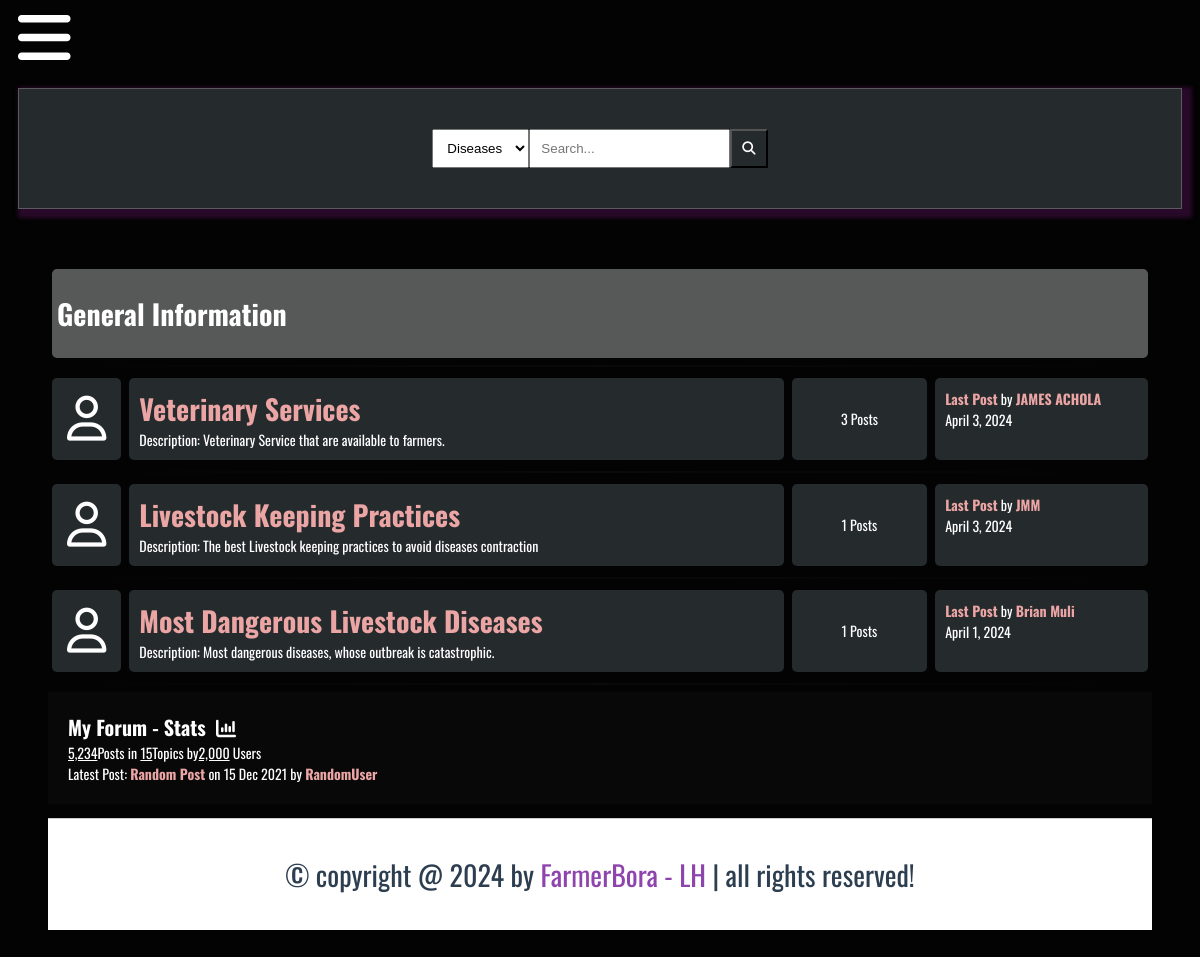
The app's page /forum/ with its own data.
### FarmerBora_App/models.py (models this page shows, shortened)
class Category(models.Model):
    title = models.CharField(max_length=100)
    slug = models.SlugField(max_length=400, unique=True, blank=True)
    description = models.TextField(default="description")
    class Meta:
        verbose_name_plural = "Categories"
    def get_url(self):
        return reverse("posts", kwargs={"slug": self.slug})
    @property
    def num_posts(self):
        return Post.objects.filter(categories=self).count()
    @property
    def last_post(self):
        return Post.objects.filter(categories=self).latest("date")

class Post(models.Model):
    title = models.CharField(max_length=100)
    slug = models.SlugField(max_length=400, unique=True, blank=True)
    user = models.ForeignKey(Author, on_delete=models.CASCADE)
    content = HTMLField()
    categories = models.ManyToManyField(Category)
    date = models.DateTimeField(auto_now_add=True)
    approved = models.BooleanField(default=False)
    hit_count_generic = GenericRelation(
        HitCount,
        object_id_field="object_pk",
        related_query_name="hit_count_generic_relation",
    )
    tags = TaggableManager()
    comments = models.ManyToManyField(Comment, blank=True)
    def get_url(self):
        return reverse("details", kwargs={"slug": self.slug})

class Author(models.Model):
    user = models.ForeignKey(User, on_delete=models.CASCADE)
    fullname = models.CharField(max_length=100)
    slug = models.SlugField(max_length=400, unique=True, blank=True)
    bio = HTMLField()
    points = models.IntegerField(default=0)
    profile_pic = ResizedImageField(
        size=[50, 80],
        upload_to="authors",
        quality=100,
        default=None,
        null=True,
        blank=True,
    )

### FarmerBora_App/views.py (the view)
# urls.py: path("forum/", views.forum, name="forum"),
def forum(request):
    forums = Category.objects.all()
    context = {"forums": forums}
    return render(request, "forum.html", context)

### FarmerBora_App/templates/forum.html
{% extends 'baseforum.html' %}
{% block content %}
<div class="container">
    <div class="subforum">
        <div class="subforum-header">
            <h1>General Information</h1>
        </div>
        <hr class="subforum-line">
        {% for forum in forums %}
        <div class="subforum-row">
            <div class="subforum-icon subforum-column center">
                <i class="fa-regular fa-user"></i>
            </div>
            <div class="subforum-description subforum-column">
                <h1><a href="{{forum.get_url}}" class="subforum-link">{{forum.title}} </a></h1>
                <p>Description: {{forum.description}}</p>
            </div>
            <div class="subforum-stats subforum-column center">
                <span>{{forum.num_posts}} Posts</span>
            </div>
            <div class="subforum-info subforum-column">
                <b><a href="{{forum.last_post.get_url}}" class="subforum-link">Last Post</a></b> by <a href="#"
                    class="subforum-link">{{forum.last_post.user.fullname}}</a>
                <br>
                {{forum.last_post.date|date}}
            </div>
        </div>
        <hr class="subforum-line">
        {% endfor %}
    </div>
    <div class="forum-info">
        <div class="chart">
            My Forum - Stats &nbsp;<i class="fa fa-bar-chart"></i>
        </div>
        <div>
            <span><u>5,234</u>Posts in <u>15</u>Topics by<u>2,000</u> Users</span><br>
            <span>Latest Post: <b><a href="#" class="subforum-link">Random Post</a></b> on 15 Dec 2021 by <a href="#"
                    class="subforum-link">RandomUser</a></span>
        </div>
    </div>
    {% endblock %}

### FarmerBora_App/static/forum.css (style rules this page uses)
:root { --main-color:#8e44ad; --red:#e74c3c; --orange:#f39c12; --light-color:#888; --light-bg:#eee; --black:#2c3e50; --white:#fff; --border:.1rem solid rgba(0,0,0,.2); }
* { box-sizing: border-box; }
html { font-size: 14px; font-family: "Oswald", sans-serif; background-color: rgb(3, 3, 3); color: white; }
h1 { font-size: 16px ; font-weight: bolder; }
.container { margin: 20px; padding: 20px; }
.subforum { margin-top: 20px; }
.subforum-link { color: rgb(235, 165, 165); font-weight: bolder; text-decoration: none; }
.subforum-header { background-color: #575858; padding: 5px; border-radius: 5px; margin: 4px; }
.subforum-description * { margin-block: 0; }
.subforum-row { display: grid; grid-template-columns: 7% 60% 13% 20%; }
.subforum-column { padding: 10px; margin: 4px; border-radius: 5px; background-color: #252a2c; }
.center { display: flex; justify-content: center; align-items: center; }
.subforum-icon i { font-size: 45px; }
.subforum-line { display: block; border: 0; height: 2px; background-image: linear-gradient(to right, rgba(190,190,190, 0), rgba(12, 12, 12, 0.75), rgba(190,190, 190, 0)); }
.forum-info { padding: 20px; background-color: #080808; }
.chart { font-size: 20px; font-weight: bold; }

### records on screen
Category: title "Veterinary Services", description "Veterinary Service that are available to farmers.", num_posts "3", last_post.user.fullname "JAMES ACHOLA", last_post "April 3, 2024"
Category: title "Livestock Keeping Practices", description "The best Livestock keeping practices to avoid diseases contraction", num_posts "1", last_post.user.fullname "JMM", last_post "April 3, 2024"
Category: title "Most Dangerous Livestock Diseases", description "Most dangerous diseases, whose outbreak is catastrophic.", num_posts "1", last_post.user.fullname "Brian Muli", last_post "April 1, 2024"
